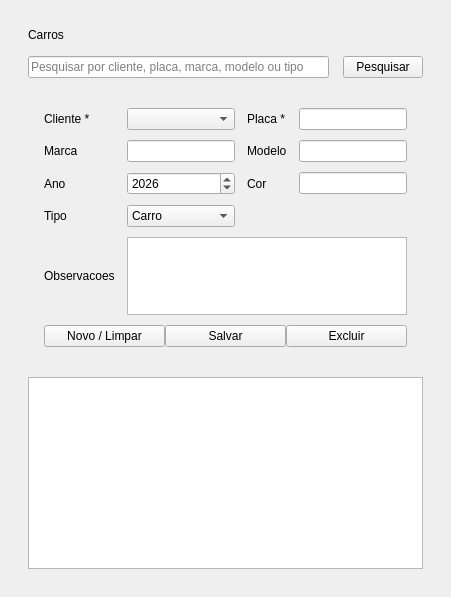
<?xml version="1.0" encoding="UTF-8"?>
<ui version="4.0">
 <class>CarroPage</class>
 <widget class="QWidget" name="CarroPage">
  <layout class="QVBoxLayout" name="rootLayout">
   <property name="leftMargin">
    <number>28</number>
   </property>
   <property name="topMargin">
    <number>28</number>
   </property>
   <property name="rightMargin">
    <number>28</number>
   </property>
   <property name="bottomMargin">
    <number>28</number>
   </property>
   <property name="spacing">
    <number>14</number>
   </property>
   <item>
    <widget class="QLabel" name="pageTitle">
     <property name="text">
      <string>Carros</string>
     </property>
    </widget>
   </item>
   <item>
    <layout class="QHBoxLayout" name="searchLayout">
     <item>
      <widget class="QLineEdit" name="txtBuscaCarro">
       <property name="placeholderText">
        <string>Pesquisar por cliente, placa, marca, modelo ou tipo</string>
       </property>
      </widget>
     </item>
     <item>
      <widget class="QPushButton" name="btnBuscarCarro">
       <property name="text">
        <string>Pesquisar</string>
       </property>
      </widget>
     </item>
    </layout>
   </item>
   <item>
    <widget class="QFrame" name="card">
     <layout class="QGridLayout" name="formLayout">
      <property name="leftMargin">
       <number>16</number>
      </property>
      <property name="topMargin">
       <number>16</number>
      </property>
      <property name="rightMargin">
       <number>16</number>
      </property>
      <property name="bottomMargin">
       <number>16</number>
      </property>
      <property name="horizontalSpacing">
       <number>12</number>
      </property>
      <property name="verticalSpacing">
       <number>10</number>
      </property>
      <item row="0" column="0">
       <widget class="QLabel" name="labelCliente">
        <property name="text">
         <string>Cliente *</string>
        </property>
       </widget>
      </item>
      <item row="0" column="1">
       <widget class="QComboBox" name="comboCarroCliente"/>
      </item>
      <item row="0" column="2">
       <widget class="QLabel" name="labelPlaca">
        <property name="text">
         <string>Placa *</string>
        </property>
       </widget>
      </item>
      <item row="0" column="3">
       <widget class="QLineEdit" name="txtCarroPlaca"/>
      </item>
      <item row="1" column="0">
       <widget class="QLabel" name="labelMarca">
        <property name="text">
         <string>Marca</string>
        </property>
       </widget>
      </item>
      <item row="1" column="1">
       <widget class="QLineEdit" name="txtCarroMarca"/>
      </item>
      <item row="1" column="2">
       <widget class="QLabel" name="labelModelo">
        <property name="text">
         <string>Modelo</string>
        </property>
       </widget>
      </item>
      <item row="1" column="3">
       <widget class="QLineEdit" name="txtCarroModelo"/>
      </item>
      <item row="2" column="0">
       <widget class="QLabel" name="labelAno">
        <property name="text">
         <string>Ano</string>
        </property>
       </widget>
      </item>
      <item row="2" column="1">
       <widget class="QSpinBox" name="spinCarroAno">
        <property name="minimum">
         <number>1950</number>
        </property>
        <property name="maximum">
         <number>2100</number>
        </property>
        <property name="value">
         <number>2026</number>
        </property>
       </widget>
      </item>
      <item row="2" column="2">
       <widget class="QLabel" name="labelCor">
        <property name="text">
         <string>Cor</string>
        </property>
       </widget>
      </item>
      <item row="2" column="3">
       <widget class="QLineEdit" name="txtCarroCor"/>
      </item>
      <item row="3" column="0">
       <widget class="QLabel" name="labelTipo">
        <property name="text">
         <string>Tipo</string>
        </property>
       </widget>
      </item>
      <item row="3" column="1">
       <widget class="QComboBox" name="comboCarroTipo">
        <item>
         <property name="text">
          <string>Carro</string>
         </property>
        </item>
        <item>
         <property name="text">
          <string>Moto</string>
         </property>
        </item>
        <item>
         <property name="text">
          <string>SUV</string>
         </property>
        </item>
        <item>
         <property name="text">
          <string>Pickup</string>
         </property>
        </item>
        <item>
         <property name="text">
          <string>Van</string>
         </property>
        </item>
       </widget>
      </item>
      <item row="4" column="0">
       <widget class="QLabel" name="labelObs">
        <property name="text">
         <string>Observacoes</string>
        </property>
       </widget>
      </item>
      <item row="4" column="1" colspan="3">
       <widget class="QTextEdit" name="txtCarroObservacoes">
        <property name="maximumSize">
         <size>
          <width>16777215</width>
          <height>78</height>
         </size>
        </property>
       </widget>
      </item>
      <item row="5" column="0" colspan="4">
       <layout class="QHBoxLayout" name="buttonLayout">
        <item>
         <widget class="QPushButton" name="btnNovoCarro">
          <property name="text">
           <string>Novo / Limpar</string>
          </property>
         </widget>
        </item>
        <item>
         <widget class="QPushButton" name="btnSalvarCarro">
          <property name="text">
           <string>Salvar</string>
          </property>
         </widget>
        </item>
        <item>
         <widget class="QPushButton" name="btnExcluirCarro">
          <property name="text">
           <string>Excluir</string>
          </property>
         </widget>
        </item>
       </layout>
      </item>
     </layout>
    </widget>
   </item>
   <item>
    <widget class="QTableWidget" name="tableCarros"/>
   </item>
  </layout>
 </widget>
 <resources/>
 <connections/>
</ui>
